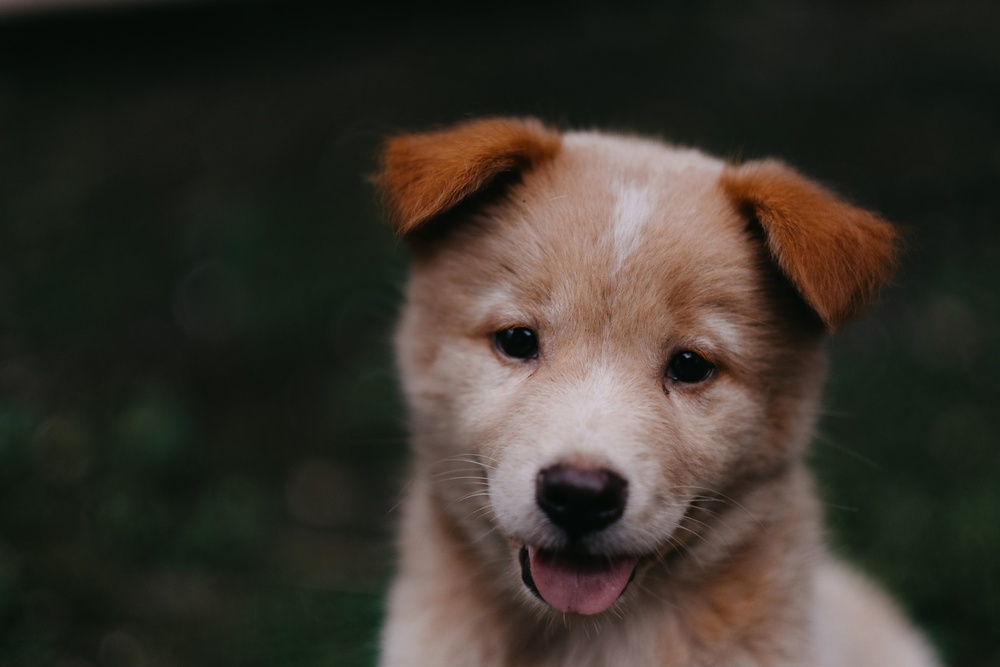
#> input picture meta/00-puppy.jpg, 1000 x 667 px, shrunk from 1950 x 1300 before the run
$ jupyter execute 03e-Kernel-Based-Image-Filtering.ipynb
#> lines starting #> are read from the running program, lines starting #| are printed output that depends on the picture
[cell 1]
import numpy as np
import matplotlib.pyplot as plt
import cv2

[cell 2]
img = cv2.imread('../meta/00-puppy.jpg', cv2.IMREAD_GRAYSCALE)
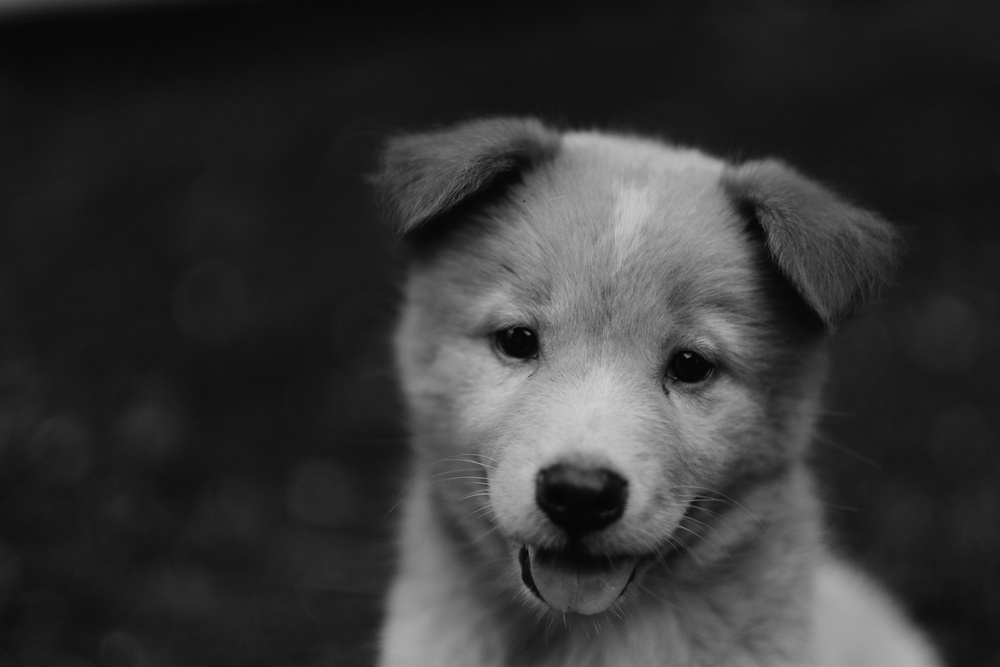
#> img: shape (667, 1000); min 2, max 207, mean 52.6
img = cv2.cvtColor(img, cv2.COLOR_BGR2RGB)
#> img: shape (667, 1000, 3)
plt.imshow(img, cmap='gray')

[cell 3]
def convolve(image, kernel):
    return cv2.filter2D(image, -1, kernel)

[cell 4]
kernels = {
    'identity': np.array([
        [0, 0, 0],
        [0, 1, 0],
        [0, 0, 0]
    ]),
    'blur': np.array([
        [0.0625, 0.125, 0.0625],
        [0.125, 0.25, 0.125],
        [0.0625, 0.125, 0.0625],
    ]),
    'top_sobel': np.array([
        [1, 2, 1],
        [0, 0, 0],
        [-1, -2, -1]
    ]),
    'bottom_sobel': np.array([
        [-1, -2, -1],
        [0, 0, 0],
        [1, 2, 1]
    ]),
    'left_sobel': np.array([
        [1, 0, -1],
        [2, 0, -2],
        [1, 0, -1]
    ]),
    'right_sobel': np.array([
        [-1, 0, 1],
        [-2, 0, 2],
        [-1, 0, 1]
    ]),
    'outline': np.array([
        [-1, -1, -1],
        [-1, 8, -1],
        [-1, -1, -1]
    ]),
    'sharpen': np.array([
        [0, -1, 0],
        [-1, 5, -1],
        [0, -1, 0]
    ]),
    'emboss1': np.array([
        [-2, -1, 0],
        [-1, 1, 1],
        [0, 1, 2]
    ]),
    'emboss2': np.array([
        [2, 1, 0],
        [1, 1, -1],
        [0, -1, -2]
    ]),
    'emboss3': np.array([
        [0, -1, -2],
        [1, 1, -1],
        [2, 1, 0]
    ]),
    'emboss4': np.array([
        [0, 1, 2],
        [-1, 1, 1],
        [-2, -1, 0]
    ]),
}

[cell 5]
fig, ax = plt.subplots(4, 3, figsize=(20, 15))
for i, k in enumerate(kernels):
    filtered_img = convolve(img, kernels[k])
    ax[i//3][i%3].imshow(filtered_img)
    ax[i//3][i%3].set_title(k)
    ax[i//3][i%3].set_axis_off()
#> this loop made 12 passes
#> pass 3, `filtered_img = convolve(img, kernels[k])`:
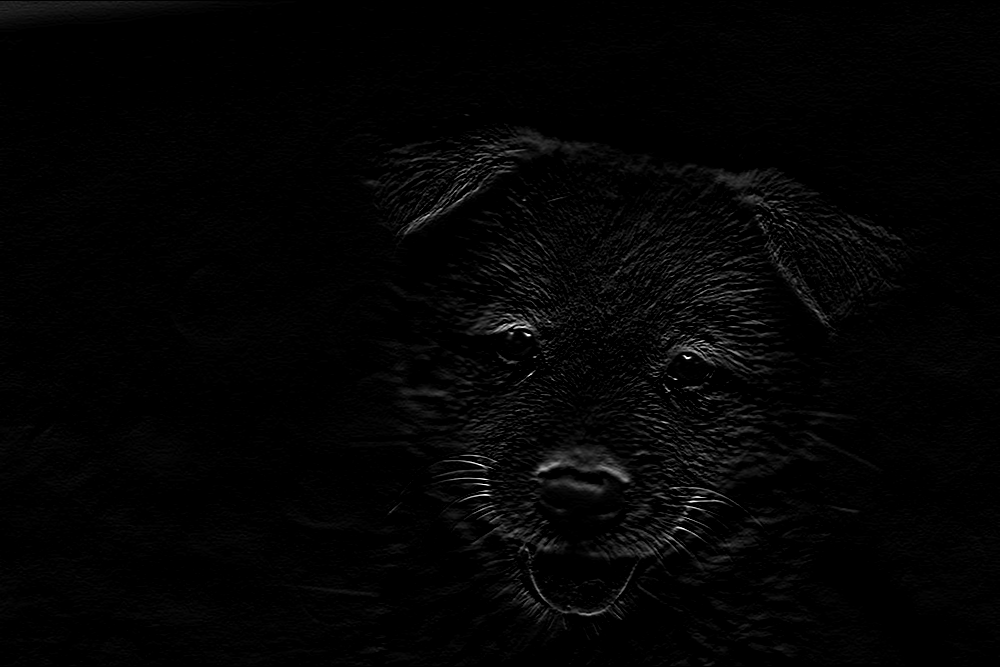
#> filtered_img: shape (667, 1000, 3); min 0, max 255, mean 3.9
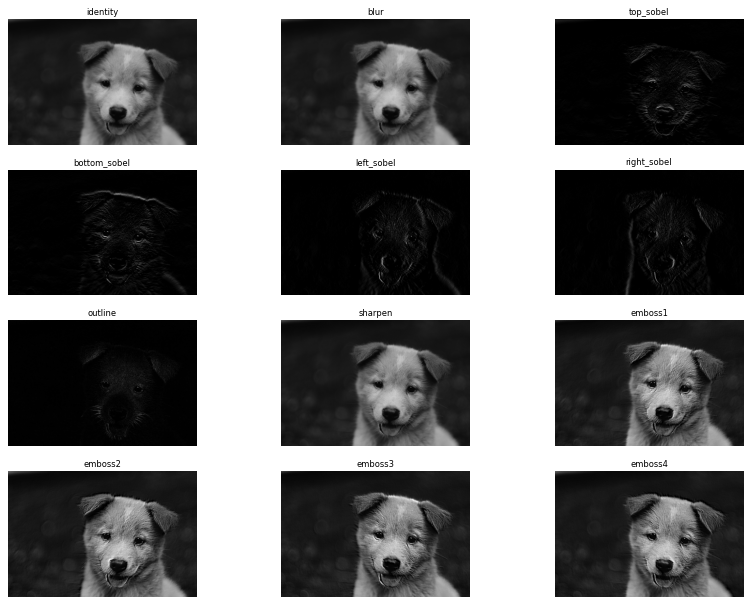
#> figure drawn by matplotlib, 12 panels

$ run again, with meta/Denis_Mukwege.jpg copied over meta/00-puppy.jpg
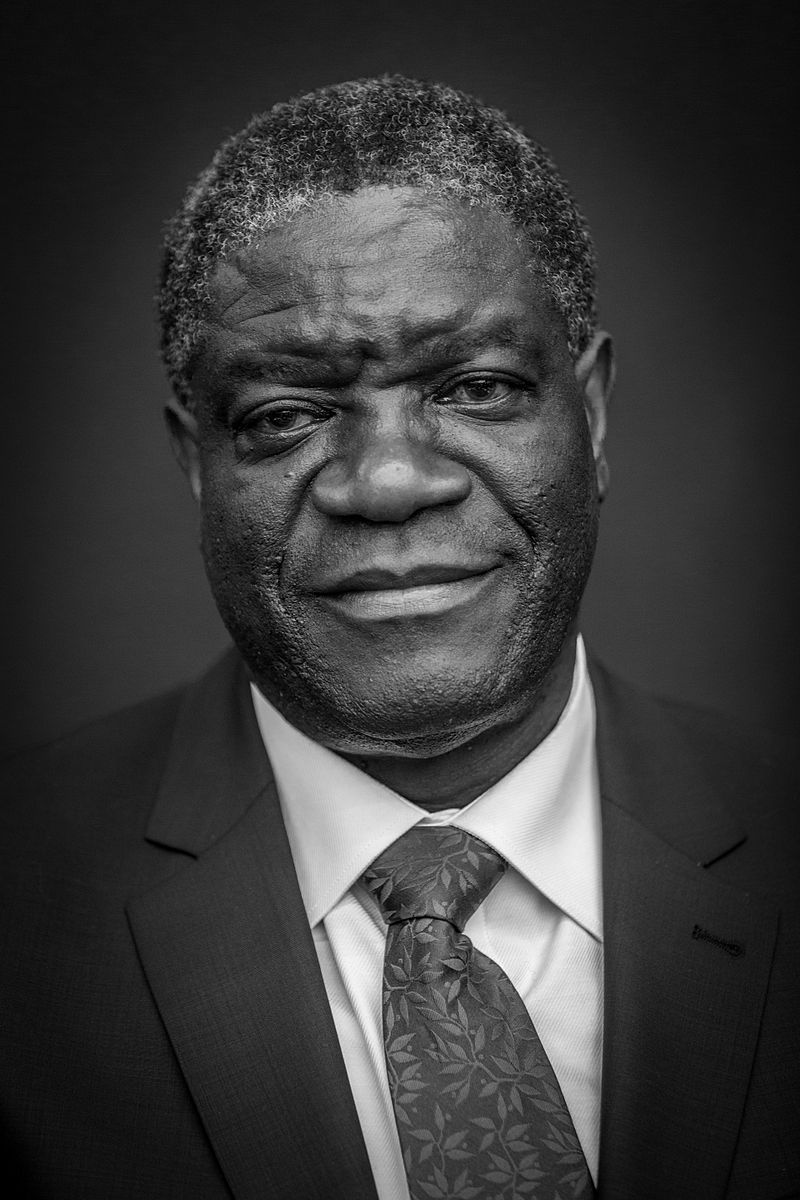
#> input picture meta/Denis_Mukwege.jpg, 800 x 1200 px
#> img is the input picture: shape (1200, 800); min 0, max 255, mean 58.8
#> the loop `for i, k in enumerate(kernels):` made 12 passes
#> pass 3, `filtered_img = convolve(img, kernels[k])`:
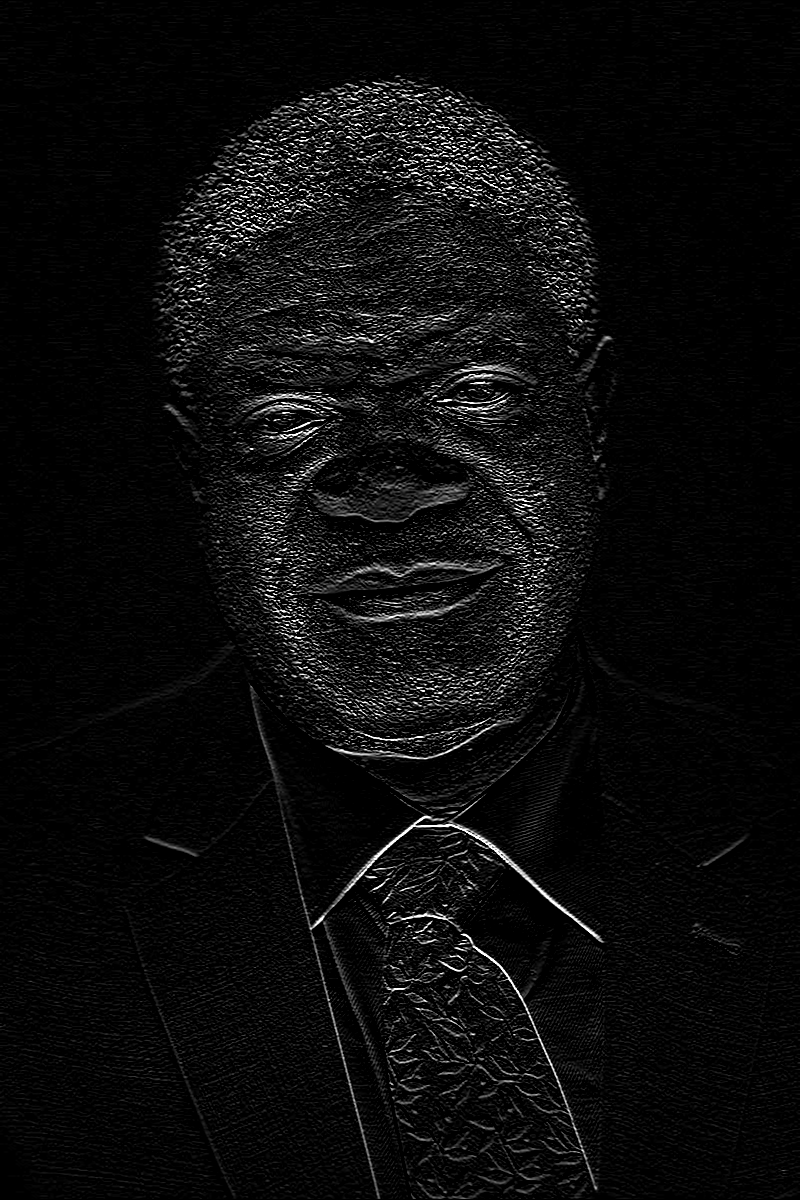
#> filtered_img: shape (1200, 800, 3); min 0, max 255, mean 12.3

$ run again, with meta/Nadia_Murad.jpg copied over meta/00-puppy.jpg
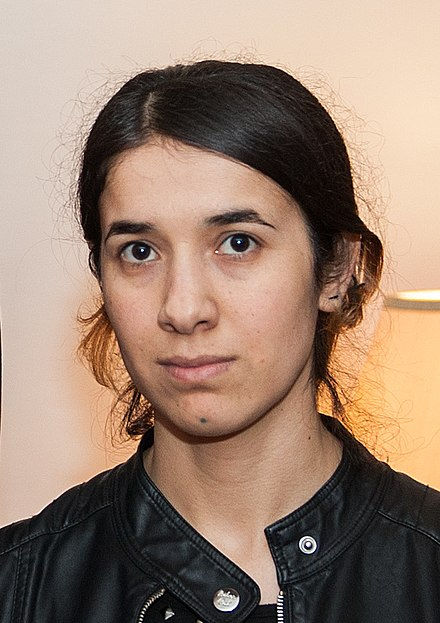
#> input picture meta/Nadia_Murad.jpg, 440 x 623 px
#> `img = cv2.imread('../meta/00-puppy.jpg', cv2.IMREAD_GRAYSCALE)`:
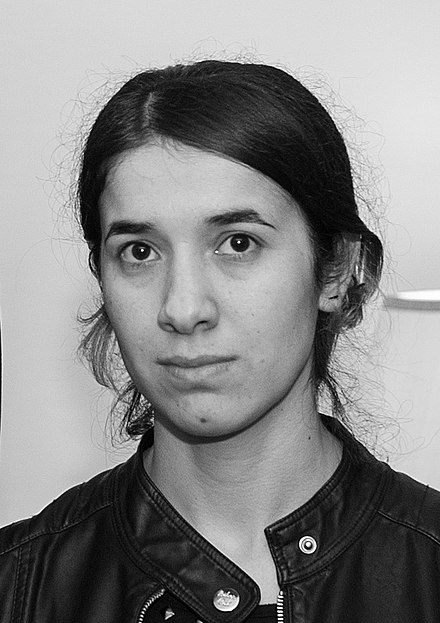
#> img: shape (623, 440); min 0, max 255, mean 134.7
#> the loop `for i, k in enumerate(kernels):` made 12 passes
#> pass 3, `filtered_img = convolve(img, kernels[k])`:
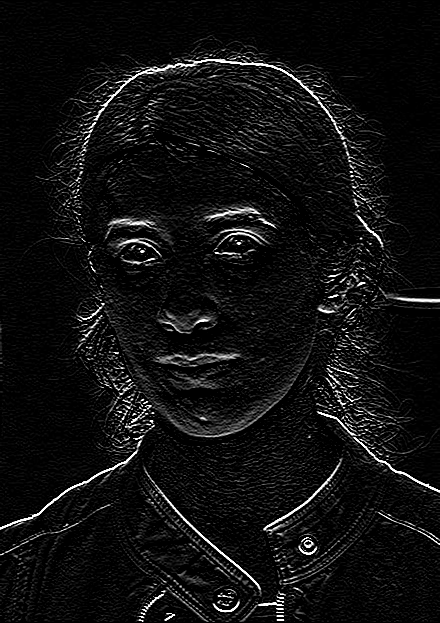
#> filtered_img: shape (623, 440, 3); min 0, max 255, mean 16
